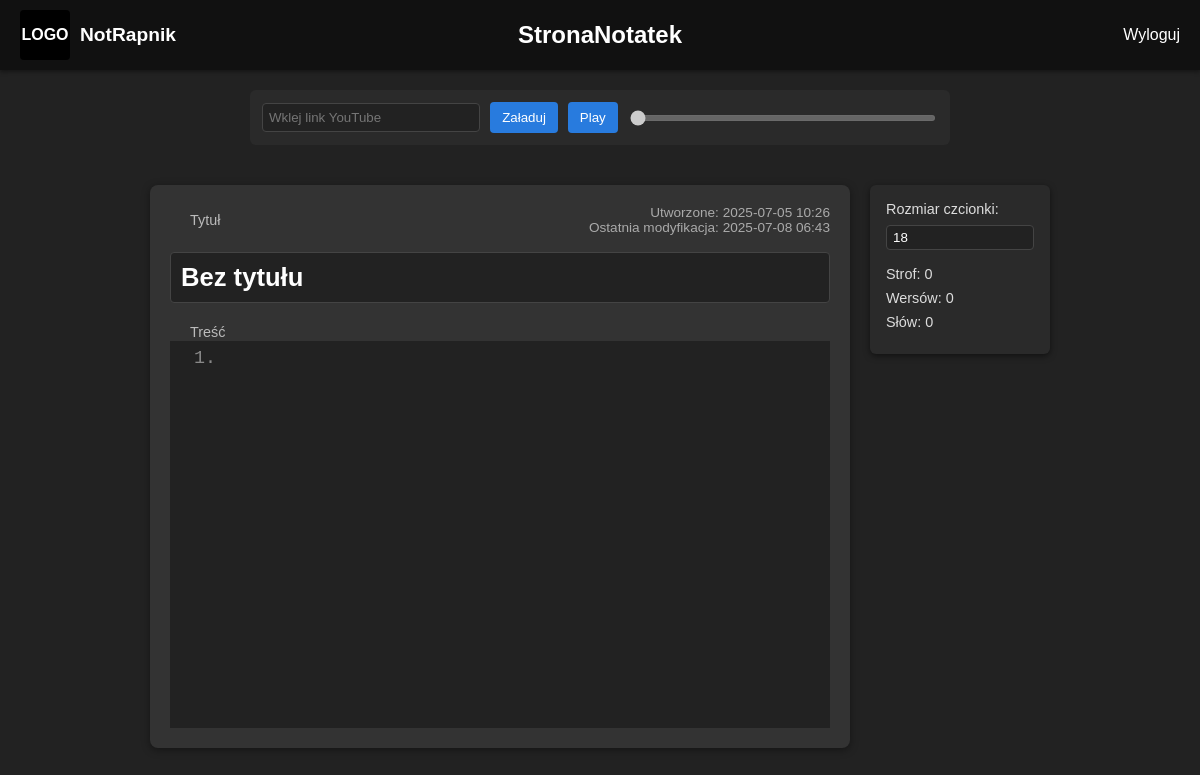
The app's page /notes/4 (signed in) with its own data.
### models.py (models this page shows)
class Note(db.Model):
    id = db.Column(db.Integer, primary_key=True)
    title = db.Column(db.String(200), default='Bez tytułu')
    body = db.Column(db.Text, default='')
    created_at = db.Column(db.DateTime, default=datetime.utcnow)
    updated_at = db.Column(
        db.DateTime,
        default=datetime.utcnow,
        onupdate=datetime.utcnow
    )
    user_id = db.Column(db.Integer, db.ForeignKey('user.id'))

### routes.py (the view)
@bp.route('/notes/<int:note_id>')
@login_required
def view_note(note_id):
    note = Note.query.get_or_404(note_id)
    if note.author != current_user:
        flash('Brak dostępu.')
        return redirect(url_for('main.home'))
    return render_template('view_note.html', note=note)

### models.py (called while the page is built)
@login.user_loader
def load_user(user_id):
    return User.query.get(int(user_id))

### templates/view_note.html (shortened to what this page needs)
{% extends 'base.html' %}
{% block head %}
  <link rel="stylesheet" href="{{ url_for('static', filename='note.css') }}">
{% endblock %}
{% block content %}
  <div class="audio-player">
    <input id="yt-url" type="text" placeholder="Wklej link YouTube">
    <button id="load-audio">Załaduj</button>
    <button id="play-pause" disabled>Play</button>
    <input id="seek" type="range" min="0" max="0" step="0.1" disabled>
  </div>
  <div class="note-page">
    <div class="note-container">
      <div class="note-header">
        <span class="note-label">Tytuł</span>
        <div class="note-dates">
          <span>Utworzone: {{ note.created_at.strftime('%Y-%m-%d %H:%M') }}</span><br>
          <span>Ostatnia modyfikacja:
            {% if note.updated_at %}
              {{ note.updated_at.strftime('%Y-%m-%d %H:%M') }}
            {% else %}
              {{ note.created_at.strftime('%Y-%m-%d %H:%M') }}
            {% endif %}
          </span>
        </div>
      </div>
      <h1 id="note-title" class="note-title" contenteditable>{{ note.title }}</h1>
      <div class="note-body-wrapper" style="clear:both; overflow:hidden;">
        <span class="note-label">Treść</span>
        <div class="note-body-container">
          <div class="rows" id="numbers"></div>
          <textarea id="textBox">{{ note.body }}</textarea>
        </div>
      </div>
    </div>
    <aside class="note-sidebar">
      <label for="font-size">Rozmiar czcionki:</label>
      <input id="font-size" type="number" min="12" max="48" step="1" value="18">
      <div class="counters">
        <div>Strof:  <span id="count-stanzas">0</span></div>
        <div>Wersów: <span id="count-lines">0</span></div>
        <div>Słów:   <span id="count-words">0</span></div>
      </div>
    </aside>
  </div>
{% endblock %}

### static/base.css (style rules this page uses)
*, *::before, *::after { box-sizing: border-box; }
body { margin: 0; font-family: Arial, sans-serif; background: #222; color: #fff; }

### static/note.css (style rules this page uses)
.note-page { display: flex; justify-content: center; align-items: flex-start; gap: 20px; margin: 40px auto; padding: 0 20px; }
.note-container { width: 700px; padding: 20px; background: #333; border-radius: 8px; box-shadow: 0 2px 8px rgba(0,0,0,0.4); }
.note-header { display: flex; justify-content: space-between; align-items: center; margin-bottom: 8px; }
.note-label { font-size: 0.9rem; color: #bbb; margin-right: 10px; margin-left: 20px; }
.note-dates { font-size: 0.85rem; color: #aaa; text-align: right; }
.note-title { width: 100%; padding: 10px; background: #222; color: #fff; font-size: 1.6rem; border: 1px solid #444; border-radius: 4px; margin-bottom: 20px; outline: none; white-space: nowrap; overflow: hidden; text-overflow: ellipsis; cursor: text; }
.note-body-wrapper { margin-top: 16px; }
.note-sidebar { flex: 0 0 180px; background: #2a2a2a; padding: 16px; border-radius: 6px; color: #ddd; font-size: 0.9rem; box-shadow: 0 2px 6px rgba(0,0,0,0.5); }
.note-sidebar label { display: block; margin-bottom: 8px; }
.note-sidebar input[type="number"] { width: 100%; padding: 4px 6px; border: 1px solid #444; border-radius: 4px; background: #222; color: #fff; margin-bottom: 16px; }
.note-sidebar .counters div { margin-bottom: 8px; }
.note-body-container { display: flex; align-items: flex-start; }
.rows { background: #222; color: #888; font-family: monospace; font-size: 1.15rem; line-height: 1.5; padding: 0.2em 0.5em; text-align: right; width: 3em; user-select: none; float: left; box-sizing: border-box; overflow: hidden; }
textarea#textBox { background: #222; color: #fff; font-family: sans-serif; font-size: 1.15rem; line-height: 1.5; border: none; resize: none; outline: none; width: calc(100% - 3em); overflow: hidden; float: left; box-sizing: border-box; min-height: calc(14 * 1.5em); height: calc(14 * 1.5em); }
.audio-player { width: 700px; margin: 20px auto; background: #2a2a2a; padding: 12px; border-radius: 6px; display: flex; align-items: center; gap: 10px; }
.audio-player input[type="text"] { flex: 2; padding: 6px; background: #222; border: 1px solid #444; border-radius: 4px; color: #fff; }
.audio-player button { background: #287bde; border: none; color: #fff; padding: 8px 12px; border-radius: 4px; cursor: pointer; flex: 0 0 auto; }
.audio-player input[type="range"] { flex: 3; height: 6px; cursor: pointer; }

### records on screen
Note: created_at "2025-07-05 10:26", updated_at "2025-07-08 06:43", title "Bez tytułu"
